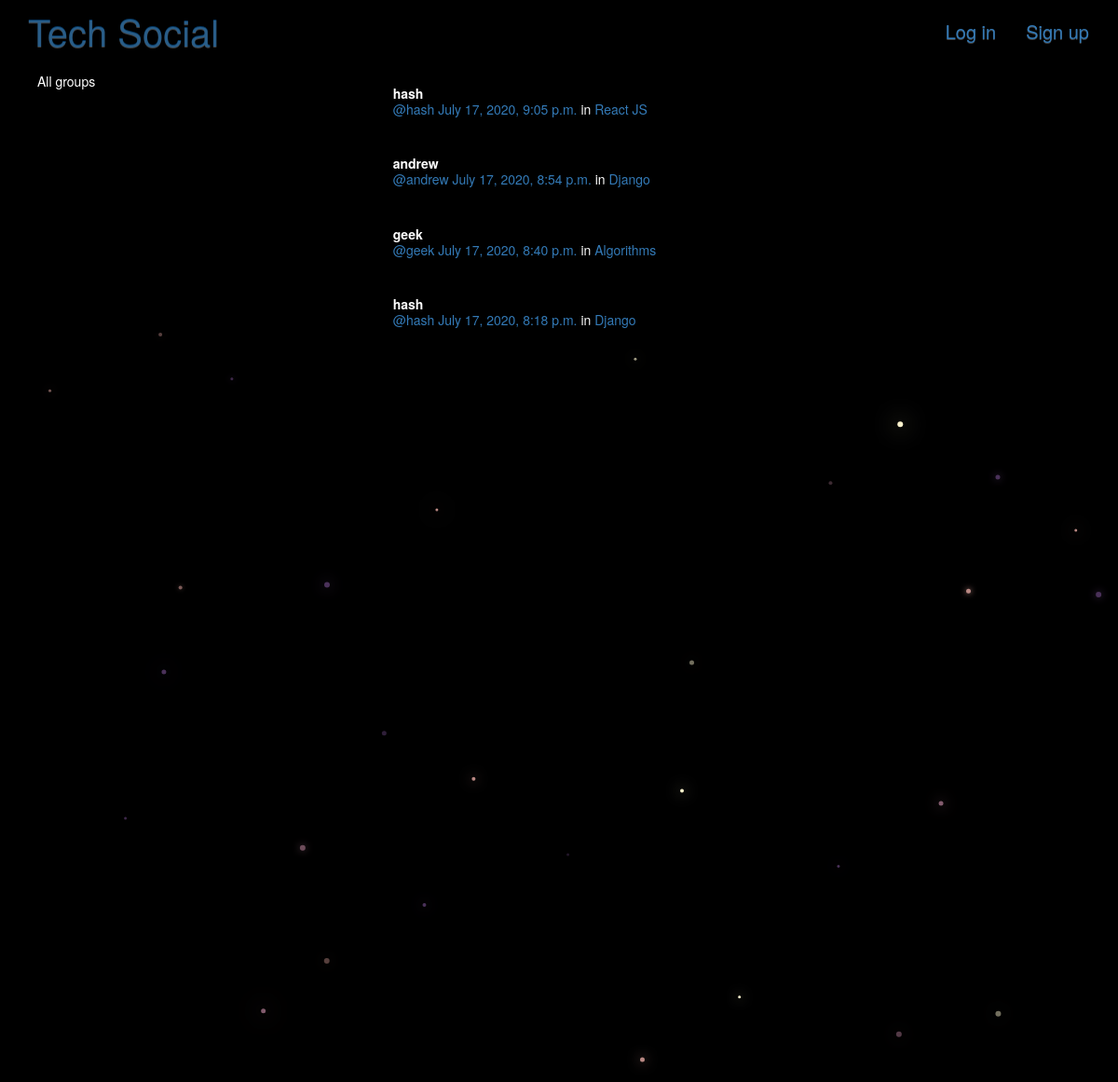
/posts/, run on the app's committed database.
### posts/models.py (models this page shows, shortened)
class Post(models.Model):
    user = models.ForeignKey(User, related_name="posts",on_delete=models.CASCADE)
    created_at = models.DateTimeField(auto_now=True)
    question = models.CharField(max_length=255)
    description=models.TextField(blank=True, default='')
    description_html = models.TextField(editable=False)
    picture=models.ImageField(upload_to='pics',blank=True)
    group = models.ForeignKey(Group, related_name="posts",null=True, blank=True,on_delete=models.CASCADE,)
    class Meta:
        ordering = ["-created_at"]
        unique_together = ["user", "question"]

### groups/models.py (models this page shows, shortened)
class Group(models.Model):
    name = models.CharField(max_length=255, unique=True)
    slug = models.SlugField(allow_unicode=True, unique=True)
    description = models.TextField(blank=True, default='')
    description_html = models.TextField(editable=False, default='', blank=True)
    members = models.ManyToManyField(User,through="GroupMember")
    class Meta:
        ordering = ["name"]

### posts/views.py (the view)
class PostList(SelectRelatedMixin, generic.ListView):
    model = models.Post
    select_related = ("user", "group")

### posts/templates/posts/post_list.html (shortened to what this page needs)
{% extends "posts/post_base.html" %}
{% load bootstrap3 %}
{% block content %}
<div class="col-md-4">
	<div class="card card-with-shadow">
		<div class="content">
			<h5 class="title">All groups</h5>
		</div>
	</div>
</div>
<div class="col-md-8">
	{% for post in post_list %}
	<div class="post media">
        <div class="media-body">
            <strong>{{ post.user.username }}</strong>
            <h5 class="media-heading">
                <span class="username"><a href="{% url 'posts:for_user' username=post.user.username %}">@{{ post.user.username }}</a></span>
                <time class="time"><a href="{% url 'posts:single' username=post.user.username pk=post.pk %}">{{ post.created_at }}</a></time>
                {% if post.group %}
                <span class="group-name">in <a href="#">{{ post.group.name }}</a></span>
                {% endif %}
            </h5>
        </div>
    </div>
	{% endfor %}
</div>
{% endblock %}

### static/mysite/css/master.css (style rules this page uses)
body { margin-left: 0px; overflow: hidden; background-color: black; color:white; }

### data on the page
Post: user.username "hash", created_at "July 17, 2020, 9:05 p.m.", group.name "React JS"
Post: user.username "andrew", created_at "July 17, 2020, 8:54 p.m.", group.name "Django"
Post: user.username "geek", created_at "July 17, 2020, 8:40 p.m.", group.name "Algorithms"
Post: user.username "hash", created_at "July 17, 2020, 8:18 p.m.", group.name "Django"
